Frame 1 (no input): blank canvas, image omitted
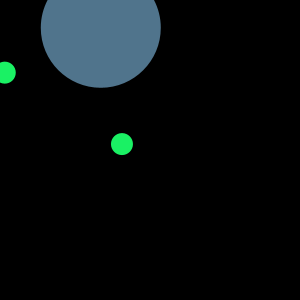
Frame 60 (the mouse pressed at the canvas centre just before this capture)
Frame 120 (the mouse held since frame 60 and released just before this capture): identical to frame 60, image omitted

The Processing sketch that drew this single still picture (run headless with seeded random() and noise(); from frame 60 on, the mouse is pressed at the canvas centre):

// Processing sketch: processing_170408
// ── processing_170408.pde

Ball ball[] = new Ball[3];
boolean globalGrow = true;
void setup() {
  frameRate(50);
size(300,300);
smooth();
for (int i=0;i<3;i++) {
    ball[i] = new Ball(); 
  }
}
void draw() {
background(0);
if(globalGrow == true){
 for (int i=0;i<3;i++) {
      ball[i].sizeIt(); 
    }
    for (int j=0;j<3;j++) { 
      int k=j+1;  
      if (k>2) {k=0;} 
 
      if (ball[j].intersect(ball[k])) {
        color c = color(random(255), random(255), random(255));
        ball[j].resetMe(c);
        ball[k].resetMe(c); 
      }
    }
}
for (int m=0;m<3;m++) {
    ball[m].display();
  }
}
void mousePressed(){
if(globalGrow == true){
globalGrow = false;
}
else{
globalGrow = true; 
} 
}
class Ball {
float r; 
float x,y;
color c;
Ball() {
resetMe(color(random(255),random(255),random(255)));
}
void sizeIt() {
r+=1;
}
void resetMe(color tempC){
r = 0;
x = random(width);
y = random(height);
c = tempC;
}
void display() {
noStroke();
fill(c);
ellipse(x,y,r*2,r*2);
}
boolean intersect(Ball b) {
float distance = dist(x,y,b.x,b.y);
if (distance < r + b.r) {
return true;
} 
else {
return false;
}
}
}
